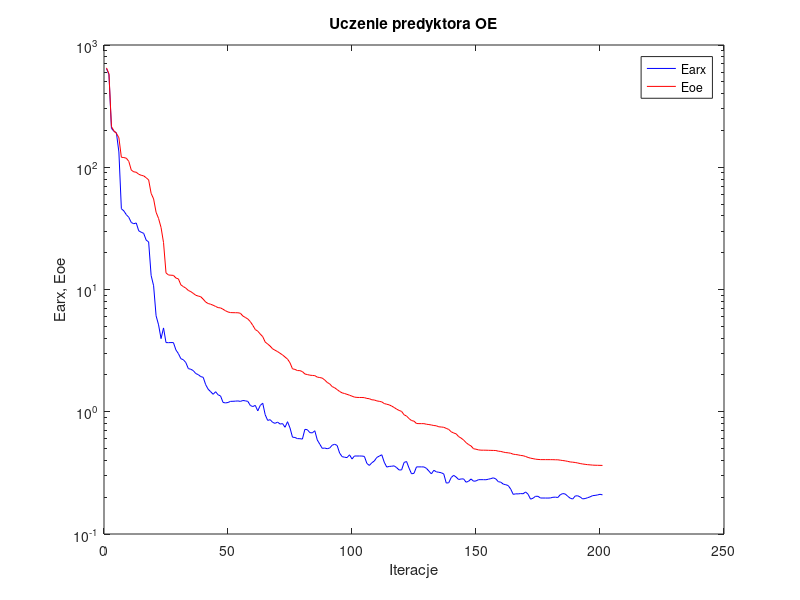
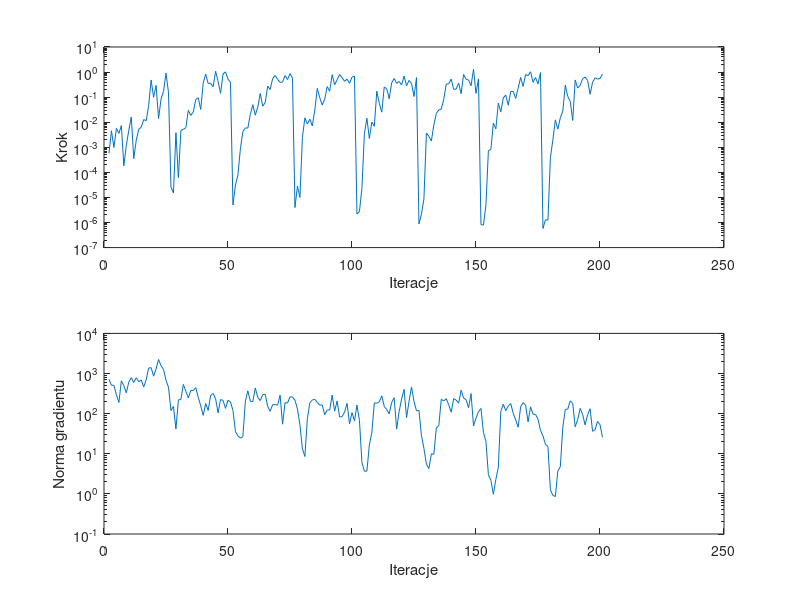

The MATLAB script that drew these images, in order:
%uczenie predyktora oe
clear all;
n=0; farx(n+1)=6.413184e+002; foe(n+1)=6.498703e+002; wspucz(n+1)=0.000000e+000; ng(n+1)=0.000000e+000;
%odnowa zmiennej metryki
n=1; farx(n+1)=5.728220e+002; foe(n+1)=5.810238e+002; krok(n+1)=5.757831e-004; ng(n+1)=7.176295e+002;
n=2; farx(n+1)=2.084402e+002; foe(n+1)=2.152656e+002; krok(n+1)=4.579955e-003; ng(n+1)=5.093908e+002;
n=3; farx(n+1)=1.968839e+002; foe(n+1)=1.983409e+002; krok(n+1)=9.854180e-004; ng(n+1)=5.069627e+002;
n=4; farx(n+1)=1.912696e+002; foe(n+1)=1.893843e+002; krok(n+1)=5.699196e-003; ng(n+1)=2.950055e+002;
n=5; farx(n+1)=1.334784e+002; foe(n+1)=1.744482e+002; krok(n+1)=3.568597e-003; ng(n+1)=1.897969e+002;
n=6; farx(n+1)=4.578270e+001; foe(n+1)=1.206954e+002; krok(n+1)=7.321912e-003; ng(n+1)=6.571723e+002;
n=7; farx(n+1)=4.394525e+001; foe(n+1)=1.200280e+002; krok(n+1)=1.828020e-004; ng(n+1)=4.971496e+002;
n=8; farx(n+1)=4.094405e+001; foe(n+1)=1.185875e+002; krok(n+1)=1.190370e-003; ng(n+1)=3.298694e+002;
n=9; farx(n+1)=3.893311e+001; foe(n+1)=1.117061e+002; krok(n+1)=4.800362e-003; ng(n+1)=6.114829e+002;
n=10; farx(n+1)=3.532583e+001; foe(n+1)=9.477717e+001; krok(n+1)=1.615205e-002; ng(n+1)=7.878849e+002;
n=11; farx(n+1)=3.451092e+001; foe(n+1)=9.175937e+001; krok(n+1)=3.534472e-004; ng(n+1)=5.981234e+002;
n=12; farx(n+1)=3.500928e+001; foe(n+1)=9.104083e+001; krok(n+1)=1.896397e-003; ng(n+1)=7.862530e+002;
n=13; farx(n+1)=3.019307e+001; foe(n+1)=8.764636e+001; krok(n+1)=5.242823e-003; ng(n+1)=6.218894e+002;
n=14; farx(n+1)=2.941239e+001; foe(n+1)=8.599276e+001; krok(n+1)=6.319511e-003; ng(n+1)=6.906441e+002;
n=15; farx(n+1)=2.879084e+001; foe(n+1)=8.500277e+001; krok(n+1)=1.276026e-002; ng(n+1)=4.612116e+002;
n=16; farx(n+1)=2.536989e+001; foe(n+1)=8.208123e+001; krok(n+1)=1.142218e-002; ng(n+1)=6.954795e+002;
n=17; farx(n+1)=2.449081e+001; foe(n+1)=7.882184e+001; krok(n+1)=4.568872e-002; ng(n+1)=1.369242e+003;
n=18; farx(n+1)=1.303702e+001; foe(n+1)=6.115636e+001; krok(n+1)=4.842714e-001; ng(n+1)=1.400093e+003;
n=19; farx(n+1)=1.072883e+001; foe(n+1)=5.510047e+001; krok(n+1)=9.907791e-002; ng(n+1)=8.580306e+002;
n=20; farx(n+1)=6.095506e+000; foe(n+1)=4.283748e+001; krok(n+1)=2.957090e-001; ng(n+1)=1.312279e+003;
n=21; farx(n+1)=5.139976e+000; foe(n+1)=3.810734e+001; krok(n+1)=1.405854e-002; ng(n+1)=2.229781e+003;
n=22; farx(n+1)=3.965099e+000; foe(n+1)=3.219495e+001; krok(n+1)=8.436372e-002; ng(n+1)=1.567233e+003;
n=23; farx(n+1)=4.849141e+000; foe(n+1)=2.421587e+001; krok(n+1)=1.695040e-001; ng(n+1)=1.263775e+003;
n=24; farx(n+1)=3.678547e+000; foe(n+1)=1.367638e+001; krok(n+1)=9.145402e-001; ng(n+1)=6.789131e+002;
n=25; farx(n+1)=3.674630e+000; foe(n+1)=1.314333e+001; krok(n+1)=1.548452e-001; ng(n+1)=4.558446e+002;
%odnowa zmiennej metryki
n=26; farx(n+1)=3.681377e+000; foe(n+1)=1.309095e+001; krok(n+1)=2.605170e-005; ng(n+1)=1.192447e+002;
n=27; farx(n+1)=3.676974e+000; foe(n+1)=1.304676e+001; krok(n+1)=1.506473e-005; ng(n+1)=1.527551e+002;
n=28; farx(n+1)=3.203271e+000; foe(n+1)=1.241196e+001; krok(n+1)=3.813159e-003; ng(n+1)=4.132224e+001;
n=29; farx(n+1)=2.988688e+000; foe(n+1)=1.221409e+001; krok(n+1)=6.158863e-005; ng(n+1)=2.207856e+002;
n=30; farx(n+1)=2.715106e+000; foe(n+1)=1.090889e+001; krok(n+1)=4.723705e-003; ng(n+1)=2.248238e+002;
n=31; farx(n+1)=2.664568e+000; foe(n+1)=1.056155e+001; krok(n+1)=5.214527e-003; ng(n+1)=5.352660e+002;
n=32; farx(n+1)=2.523206e+000; foe(n+1)=1.025350e+001; krok(n+1)=6.035177e-003; ng(n+1)=3.588121e+002;
n=33; farx(n+1)=2.254338e+000; foe(n+1)=9.823736e+000; krok(n+1)=2.991958e-002; ng(n+1)=2.457737e+002;
n=34; farx(n+1)=2.225837e+000; foe(n+1)=9.605945e+000; krok(n+1)=1.865725e-002; ng(n+1)=3.783215e+002;
n=35; farx(n+1)=2.170990e+000; foe(n+1)=9.297936e+000; krok(n+1)=2.549876e-002; ng(n+1)=3.769349e+002;
n=36; farx(n+1)=2.053225e+000; foe(n+1)=8.973859e+000; krok(n+1)=8.100548e-002; ng(n+1)=4.435906e+002;
n=37; farx(n+1)=2.012635e+000; foe(n+1)=8.839164e+000; krok(n+1)=9.451019e-002; ng(n+1)=2.551247e+002;
n=38; farx(n+1)=1.938704e+000; foe(n+1)=8.730925e+000; krok(n+1)=3.230410e-002; ng(n+1)=1.561702e+002;
n=39; farx(n+1)=1.913868e+000; foe(n+1)=8.334831e+000; krok(n+1)=3.691454e-001; ng(n+1)=9.058008e+001;
n=40; farx(n+1)=1.665155e+000; foe(n+1)=7.896033e+000; krok(n+1)=8.300996e-001; ng(n+1)=1.780484e+002;
n=41; farx(n+1)=1.528043e+000; foe(n+1)=7.680524e+000; krok(n+1)=3.477470e-001; ng(n+1)=1.201340e+002;
n=42; farx(n+1)=1.459686e+000; foe(n+1)=7.577548e+000; krok(n+1)=3.589327e-001; ng(n+1)=2.848487e+002;
n=43; farx(n+1)=1.388873e+000; foe(n+1)=7.436770e+000; krok(n+1)=2.591726e-001; ng(n+1)=3.189459e+002;
n=44; farx(n+1)=1.458373e+000; foe(n+1)=7.268323e+000; krok(n+1)=1.080767e+000; ng(n+1)=2.343562e+002;
n=45; farx(n+1)=1.376516e+000; foe(n+1)=7.109938e+000; krok(n+1)=4.228884e-001; ng(n+1)=1.045031e+002;
n=46; farx(n+1)=1.346244e+000; foe(n+1)=7.068893e+000; krok(n+1)=1.420059e-001; ng(n+1)=2.251859e+002;
n=47; farx(n+1)=1.191691e+000; foe(n+1)=6.893223e+000; krok(n+1)=8.426513e-001; ng(n+1)=2.125413e+002;
n=48; farx(n+1)=1.181162e+000; foe(n+1)=6.700253e+000; krok(n+1)=1.021678e+000; ng(n+1)=1.354563e+002;
n=49; farx(n+1)=1.190331e+000; foe(n+1)=6.547712e+000; krok(n+1)=5.202472e-001; ng(n+1)=2.155412e+002;
n=50; farx(n+1)=1.216265e+000; foe(n+1)=6.475354e+000; krok(n+1)=3.916031e-001; ng(n+1)=1.949438e+002;
%odnowa zmiennej metryki
n=51; farx(n+1)=1.217856e+000; foe(n+1)=6.463413e+000; krok(n+1)=4.977768e-006; ng(n+1)=1.196851e+002;
n=52; farx(n+1)=1.221492e+000; foe(n+1)=6.458211e+000; krok(n+1)=3.098353e-005; ng(n+1)=3.555681e+001;
n=53; farx(n+1)=1.225960e+000; foe(n+1)=6.451578e+000; krok(n+1)=7.907676e-005; ng(n+1)=2.802859e+001;
n=54; farx(n+1)=1.215521e+000; foe(n+1)=6.392115e+000; krok(n+1)=8.759836e-004; ng(n+1)=2.445250e+001;
n=55; farx(n+1)=1.235983e+000; foe(n+1)=6.066836e+000; krok(n+1)=4.243311e-003; ng(n+1)=2.701909e+001;
n=56; farx(n+1)=1.228290e+000; foe(n+1)=5.907441e+000; krok(n+1)=5.945944e-003; ng(n+1)=2.047500e+002;
n=57; farx(n+1)=1.215674e+000; foe(n+1)=5.733555e+000; krok(n+1)=5.819038e-003; ng(n+1)=3.709620e+002;
n=58; farx(n+1)=1.125714e+000; foe(n+1)=5.461886e+000; krok(n+1)=2.051314e-002; ng(n+1)=2.035314e+002;
n=59; farx(n+1)=1.102566e+000; foe(n+1)=5.089184e+000; krok(n+1)=5.004260e-002; ng(n+1)=1.995148e+002;
n=60; farx(n+1)=1.127867e+000; foe(n+1)=4.706169e+000; krok(n+1)=1.911063e-002; ng(n+1)=4.362135e+002;
n=61; farx(n+1)=1.016550e+000; foe(n+1)=4.560851e+000; krok(n+1)=4.002904e-002; ng(n+1)=2.561377e+002;
n=62; farx(n+1)=1.126285e+000; foe(n+1)=4.323437e+000; krok(n+1)=1.400181e-001; ng(n+1)=2.111860e+002;
n=63; farx(n+1)=1.174922e+000; foe(n+1)=4.114276e+000; krok(n+1)=4.356626e-002; ng(n+1)=2.975144e+002;
n=64; farx(n+1)=9.451400e-001; foe(n+1)=3.717335e+000; krok(n+1)=6.045742e-002; ng(n+1)=3.044377e+002;
n=65; farx(n+1)=8.498634e-001; foe(n+1)=3.581249e+000; krok(n+1)=2.762177e-001; ng(n+1)=1.523956e+002;
n=66; farx(n+1)=8.613216e-001; foe(n+1)=3.441864e+000; krok(n+1)=2.013997e-001; ng(n+1)=1.143612e+002;
n=67; farx(n+1)=8.185830e-001; foe(n+1)=3.268741e+000; krok(n+1)=5.481842e-001; ng(n+1)=1.668771e+002;
n=68; farx(n+1)=8.041642e-001; foe(n+1)=3.183547e+000; krok(n+1)=7.386536e-001; ng(n+1)=1.682831e+002;
n=69; farx(n+1)=8.231964e-001; foe(n+1)=3.104394e+000; krok(n+1)=5.107206e-001; ng(n+1)=1.627567e+002;
n=70; farx(n+1)=7.927828e-001; foe(n+1)=3.007310e+000; krok(n+1)=3.886554e-001; ng(n+1)=2.887407e+002;
n=71; farx(n+1)=8.000862e-001; foe(n+1)=2.915580e+000; krok(n+1)=3.996341e-001; ng(n+1)=5.462579e+001;
n=72; farx(n+1)=7.465086e-001; foe(n+1)=2.802509e+000; krok(n+1)=7.178655e-001; ng(n+1)=1.880152e+002;
n=73; farx(n+1)=8.291908e-001; foe(n+1)=2.696280e+000; krok(n+1)=5.015999e-001; ng(n+1)=1.838224e+002;
n=74; farx(n+1)=7.370311e-001; foe(n+1)=2.514151e+000; krok(n+1)=8.649503e-001; ng(n+1)=2.629087e+002;
n=75; farx(n+1)=6.194859e-001; foe(n+1)=2.244791e+000; krok(n+1)=5.736932e-001; ng(n+1)=2.597587e+002;
%odnowa zmiennej metryki
n=76; farx(n+1)=6.159637e-001; foe(n+1)=2.220630e+000; krok(n+1)=3.954660e-006; ng(n+1)=2.165342e+002;
n=77; farx(n+1)=6.029497e-001; foe(n+1)=2.171954e+000; krok(n+1)=2.809223e-005; ng(n+1)=1.306642e+002;
n=78; farx(n+1)=6.021364e-001; foe(n+1)=2.169117e+000; krok(n+1)=9.999543e-006; ng(n+1)=5.286783e+001;
n=79; farx(n+1)=5.976825e-001; foe(n+1)=2.130213e+000; krok(n+1)=2.456077e-003; ng(n+1)=1.331639e+001;
n=80; farx(n+1)=7.179694e-001; foe(n+1)=2.036344e+000; krok(n+1)=1.496365e-002; ng(n+1)=8.535600e+000;
n=81; farx(n+1)=7.130456e-001; foe(n+1)=2.015269e+000; krok(n+1)=8.486623e-003; ng(n+1)=7.474441e+001;
n=82; farx(n+1)=6.748273e-001; foe(n+1)=1.991400e+000; krok(n+1)=1.321526e-002; ng(n+1)=1.857950e+002;
n=83; farx(n+1)=6.719307e-001; foe(n+1)=1.982084e+000; krok(n+1)=7.119007e-003; ng(n+1)=2.192976e+002;
n=84; farx(n+1)=6.990782e-001; foe(n+1)=1.974658e+000; krok(n+1)=3.068686e-002; ng(n+1)=2.279084e+002;
n=85; farx(n+1)=5.879271e-001; foe(n+1)=1.920514e+000; krok(n+1)=2.230542e-001; ng(n+1)=1.907664e+002;
n=86; farx(n+1)=5.432069e-001; foe(n+1)=1.904646e+000; krok(n+1)=9.513510e-002; ng(n+1)=1.636554e+002;
n=87; farx(n+1)=5.020115e-001; foe(n+1)=1.885428e+000; krok(n+1)=4.834060e-002; ng(n+1)=1.636369e+002;
n=88; farx(n+1)=5.046352e-001; foe(n+1)=1.818494e+000; krok(n+1)=8.343059e-002; ng(n+1)=9.432277e+001;
n=89; farx(n+1)=4.985597e-001; foe(n+1)=1.737024e+000; krok(n+1)=2.656312e-001; ng(n+1)=1.232749e+002;
n=90; farx(n+1)=5.049428e-001; foe(n+1)=1.690492e+000; krok(n+1)=1.722157e-001; ng(n+1)=1.228696e+002;
n=91; farx(n+1)=5.324991e-001; foe(n+1)=1.606938e+000; krok(n+1)=7.808753e-001; ng(n+1)=2.902850e+002;
n=92; farx(n+1)=5.420431e-001; foe(n+1)=1.570974e+000; krok(n+1)=3.119600e-001; ng(n+1)=1.152171e+002;
n=93; farx(n+1)=5.304726e-001; foe(n+1)=1.518543e+000; krok(n+1)=4.904031e-001; ng(n+1)=2.066675e+002;
n=94; farx(n+1)=4.594967e-001; foe(n+1)=1.465202e+000; krok(n+1)=8.083004e-001; ng(n+1)=8.272303e+001;
n=95; farx(n+1)=4.294769e-001; foe(n+1)=1.427632e+000; krok(n+1)=5.970321e-001; ng(n+1)=8.406849e+001;
n=96; farx(n+1)=4.246345e-001; foe(n+1)=1.409950e+000; krok(n+1)=4.268310e-001; ng(n+1)=1.088604e+002;
n=97; farx(n+1)=4.218114e-001; foe(n+1)=1.387995e+000; krok(n+1)=5.242150e-001; ng(n+1)=1.803680e+002;
n=98; farx(n+1)=4.444961e-001; foe(n+1)=1.365798e+000; krok(n+1)=3.550835e-001; ng(n+1)=5.600458e+001;
n=99; farx(n+1)=4.108404e-001; foe(n+1)=1.341205e+000; krok(n+1)=6.287558e-001; ng(n+1)=1.063932e+002;
n=100; farx(n+1)=4.347062e-001; foe(n+1)=1.317775e+000; krok(n+1)=6.930078e-001; ng(n+1)=6.604890e+001;
%odnowa zmiennej metryki
n=101; farx(n+1)=4.344694e-001; foe(n+1)=1.310257e+000; krok(n+1)=2.208309e-006; ng(n+1)=1.630625e+002;
n=102; farx(n+1)=4.345671e-001; foe(n+1)=1.308221e+000; krok(n+1)=2.732928e-006; ng(n+1)=6.791852e+001;
n=103; farx(n+1)=4.343284e-001; foe(n+1)=1.308146e+000; krok(n+1)=2.352777e-005; ng(n+1)=6.091515e+000;
n=104; farx(n+1)=4.311135e-001; foe(n+1)=1.304422e+000; krok(n+1)=3.572423e-003; ng(n+1)=3.648812e+000;
n=105; farx(n+1)=3.775525e-001; foe(n+1)=1.285132e+000; krok(n+1)=1.448480e-002; ng(n+1)=3.702386e+000;
n=106; farx(n+1)=3.639401e-001; foe(n+1)=1.278626e+000; krok(n+1)=2.237046e-003; ng(n+1)=1.649102e+001;
n=107; farx(n+1)=3.825115e-001; foe(n+1)=1.252982e+000; krok(n+1)=1.023953e-002; ng(n+1)=3.373769e+001;
n=108; farx(n+1)=3.955676e-001; foe(n+1)=1.247547e+000; krok(n+1)=6.854056e-003; ng(n+1)=1.837387e+002;
n=109; farx(n+1)=4.232641e-001; foe(n+1)=1.227052e+000; krok(n+1)=1.728699e-001; ng(n+1)=1.822336e+002;
n=110; farx(n+1)=4.333747e-001; foe(n+1)=1.216805e+000; krok(n+1)=5.722022e-002; ng(n+1)=1.973386e+002;
n=111; farx(n+1)=4.447998e-001; foe(n+1)=1.204499e+000; krok(n+1)=2.527804e-002; ng(n+1)=2.785378e+002;
n=112; farx(n+1)=3.868028e-001; foe(n+1)=1.167465e+000; krok(n+1)=2.543102e-001; ng(n+1)=1.512109e+002;
n=113; farx(n+1)=3.528341e-001; foe(n+1)=1.152000e+000; krok(n+1)=2.158836e-001; ng(n+1)=1.253354e+002;
n=114; farx(n+1)=3.571096e-001; foe(n+1)=1.138857e+000; krok(n+1)=8.662598e-002; ng(n+1)=9.891603e+001;
n=115; farx(n+1)=3.584480e-001; foe(n+1)=1.112723e+000; krok(n+1)=3.730916e-001; ng(n+1)=1.910166e+002;
n=116; farx(n+1)=3.608927e-001; foe(n+1)=1.083852e+000; krok(n+1)=5.520515e-001; ng(n+1)=2.489155e+002;
n=117; farx(n+1)=3.490891e-001; foe(n+1)=1.049921e+000; krok(n+1)=3.556863e-001; ng(n+1)=4.115447e+001;
n=118; farx(n+1)=3.339587e-001; foe(n+1)=1.025534e+000; krok(n+1)=4.206609e-001; ng(n+1)=1.127931e+002;
n=119; farx(n+1)=3.344506e-001; foe(n+1)=1.005876e+000; krok(n+1)=3.060754e-001; ng(n+1)=2.307177e+002;
n=120; farx(n+1)=3.850642e-001; foe(n+1)=9.446697e-001; krok(n+1)=6.912919e-001; ng(n+1)=4.024385e+002;
n=121; farx(n+1)=3.915883e-001; foe(n+1)=9.221546e-001; krok(n+1)=2.833785e-001; ng(n+1)=7.940734e+001;
n=122; farx(n+1)=3.459771e-001; foe(n+1)=8.793943e-001; krok(n+1)=4.635137e-001; ng(n+1)=2.041856e+002;
n=123; farx(n+1)=3.106864e-001; foe(n+1)=8.473957e-001; krok(n+1)=3.505976e-001; ng(n+1)=4.628042e+002;
n=124; farx(n+1)=3.137115e-001; foe(n+1)=8.373997e-001; krok(n+1)=1.057221e-001; ng(n+1)=2.026421e+002;
n=125; farx(n+1)=3.539634e-001; foe(n+1)=8.014741e-001; krok(n+1)=6.026971e-001; ng(n+1)=1.179332e+002;
%odnowa zmiennej metryki
n=126; farx(n+1)=3.540017e-001; foe(n+1)=7.996791e-001; krok(n+1)=8.833172e-007; ng(n+1)=1.199477e+002;
n=127; farx(n+1)=3.539951e-001; foe(n+1)=7.994621e-001; krok(n+1)=2.125299e-006; ng(n+1)=2.878100e+001;
n=128; farx(n+1)=3.536821e-001; foe(n+1)=7.993021e-001; krok(n+1)=8.829868e-006; ng(n+1)=1.361733e+001;
n=129; farx(n+1)=3.446486e-001; foe(n+1)=7.907518e-001; krok(n+1)=3.677109e-003; ng(n+1)=5.529353e+000;
n=130; farx(n+1)=3.271612e-001; foe(n+1)=7.858075e-001; krok(n+1)=2.739044e-003; ng(n+1)=4.276045e+000;
n=131; farx(n+1)=3.102634e-001; foe(n+1)=7.794710e-001; krok(n+1)=1.779489e-003; ng(n+1)=9.981304e+000;
n=132; farx(n+1)=3.321352e-001; foe(n+1)=7.715653e-001; krok(n+1)=7.741423e-003; ng(n+1)=9.668212e+000;
n=133; farx(n+1)=3.224362e-001; foe(n+1)=7.676784e-001; krok(n+1)=2.252562e-002; ng(n+1)=4.373876e+001;
n=134; farx(n+1)=3.198362e-001; foe(n+1)=7.533805e-001; krok(n+1)=3.104538e-002; ng(n+1)=5.081710e+001;
n=135; farx(n+1)=3.169901e-001; foe(n+1)=7.502504e-001; krok(n+1)=3.344126e-002; ng(n+1)=2.273070e+002;
n=136; farx(n+1)=3.099399e-001; foe(n+1)=7.464542e-001; krok(n+1)=8.191626e-002; ng(n+1)=2.065963e+002;
n=137; farx(n+1)=2.610124e-001; foe(n+1)=7.311109e-001; krok(n+1)=3.310405e-001; ng(n+1)=2.361871e+002;
n=138; farx(n+1)=2.624356e-001; foe(n+1)=7.169093e-001; krok(n+1)=3.388186e-001; ng(n+1)=1.666189e+002;
n=139; farx(n+1)=2.897357e-001; foe(n+1)=6.857989e-001; krok(n+1)=5.231840e-001; ng(n+1)=1.087882e+002;
n=140; farx(n+1)=3.020187e-001; foe(n+1)=6.703567e-001; krok(n+1)=2.032965e-001; ng(n+1)=2.377174e+002;
n=141; farx(n+1)=2.921035e-001; foe(n+1)=6.595365e-001; krok(n+1)=2.104484e-001; ng(n+1)=2.178826e+002;
n=142; farx(n+1)=2.791225e-001; foe(n+1)=6.262168e-001; krok(n+1)=3.636509e-001; ng(n+1)=1.822397e+002;
n=143; farx(n+1)=2.819404e-001; foe(n+1)=6.087988e-001; krok(n+1)=1.372911e-001; ng(n+1)=3.821005e+002;
n=144; farx(n+1)=2.824064e-001; foe(n+1)=5.870475e-001; krok(n+1)=8.008859e-001; ng(n+1)=2.446071e+002;
n=145; farx(n+1)=2.651881e-001; foe(n+1)=5.590498e-001; krok(n+1)=5.166865e-001; ng(n+1)=2.223436e+002;
n=146; farx(n+1)=2.699764e-001; foe(n+1)=5.390026e-001; krok(n+1)=4.837349e-001; ng(n+1)=1.403891e+002;
n=147; farx(n+1)=2.820609e-001; foe(n+1)=5.250164e-001; krok(n+1)=2.847814e-001; ng(n+1)=3.168127e+002;
n=148; farx(n+1)=2.703388e-001; foe(n+1)=4.981362e-001; krok(n+1)=1.289896e+000; ng(n+1)=4.927671e+001;
n=149; farx(n+1)=2.716016e-001; foe(n+1)=4.939686e-001; krok(n+1)=1.416892e-001; ng(n+1)=7.695031e+001;
n=150; farx(n+1)=2.782057e-001; foe(n+1)=4.875279e-001; krok(n+1)=5.344503e-001; ng(n+1)=1.120102e+002;
%odnowa zmiennej metryki
n=151; farx(n+1)=2.782834e-001; foe(n+1)=4.850764e-001; krok(n+1)=8.275305e-007; ng(n+1)=1.346644e+002;
n=152; farx(n+1)=2.782170e-001; foe(n+1)=4.848773e-001; krok(n+1)=7.883974e-007; ng(n+1)=3.410142e+001;
n=153; farx(n+1)=2.778559e-001; foe(n+1)=4.846175e-001; krok(n+1)=5.062902e-006; ng(n+1)=2.040809e+001;
n=154; farx(n+1)=2.807036e-001; foe(n+1)=4.838589e-001; krok(n+1)=7.383609e-004; ng(n+1)=2.996849e+000;
n=155; farx(n+1)=2.839159e-001; foe(n+1)=4.832199e-001; krok(n+1)=8.178849e-004; ng(n+1)=2.177972e+000;
n=156; farx(n+1)=2.880995e-001; foe(n+1)=4.825732e-001; krok(n+1)=9.212529e-003; ng(n+1)=9.817312e-001;
n=157; farx(n+1)=2.819859e-001; foe(n+1)=4.817943e-001; krok(n+1)=5.414124e-003; ng(n+1)=2.281230e+000;
n=158; farx(n+1)=2.678159e-001; foe(n+1)=4.758531e-001; krok(n+1)=5.801457e-002; ng(n+1)=4.678148e+000;
n=159; farx(n+1)=2.653312e-001; foe(n+1)=4.736773e-001; krok(n+1)=2.580064e-002; ng(n+1)=1.137306e+002;
n=160; farx(n+1)=2.558625e-001; foe(n+1)=4.678117e-001; krok(n+1)=9.326072e-002; ng(n+1)=1.718218e+002;
n=161; farx(n+1)=2.530227e-001; foe(n+1)=4.635075e-001; krok(n+1)=1.213694e-001; ng(n+1)=1.186298e+002;
n=162; farx(n+1)=2.489414e-001; foe(n+1)=4.613740e-001; krok(n+1)=4.785778e-002; ng(n+1)=1.543496e+002;
n=163; farx(n+1)=2.328696e-001; foe(n+1)=4.577404e-001; krok(n+1)=1.663330e-001; ng(n+1)=1.785789e+002;
n=164; farx(n+1)=2.109433e-001; foe(n+1)=4.496018e-001; krok(n+1)=1.694093e-001; ng(n+1)=1.019803e+002;
n=165; farx(n+1)=2.131049e-001; foe(n+1)=4.468251e-001; krok(n+1)=8.877087e-002; ng(n+1)=6.961228e+001;
n=166; farx(n+1)=2.128811e-001; foe(n+1)=4.438648e-001; krok(n+1)=2.295125e-001; ng(n+1)=4.612515e+001;
n=167; farx(n+1)=2.141105e-001; foe(n+1)=4.391815e-001; krok(n+1)=6.094694e-001; ng(n+1)=1.482256e+002;
n=168; farx(n+1)=2.134762e-001; foe(n+1)=4.369405e-001; krok(n+1)=2.672252e-001; ng(n+1)=1.885305e+002;
n=169; farx(n+1)=2.207467e-001; foe(n+1)=4.304531e-001; krok(n+1)=7.926233e-001; ng(n+1)=1.624885e+002;
n=170; farx(n+1)=2.114463e-001; foe(n+1)=4.229113e-001; krok(n+1)=7.178738e-001; ng(n+1)=6.225577e+001;
n=171; farx(n+1)=1.927679e-001; foe(n+1)=4.171596e-001; krok(n+1)=1.026961e+000; ng(n+1)=1.478013e+002;
n=172; farx(n+1)=1.962601e-001; foe(n+1)=4.135374e-001; krok(n+1)=3.923690e-001; ng(n+1)=9.687813e+001;
n=173; farx(n+1)=2.034933e-001; foe(n+1)=4.094665e-001; krok(n+1)=6.063266e-001; ng(n+1)=9.560402e+001;
n=174; farx(n+1)=2.033403e-001; foe(n+1)=4.074612e-001; krok(n+1)=3.354651e-001; ng(n+1)=7.275223e+001;
n=175; farx(n+1)=1.969778e-001; foe(n+1)=4.059840e-001; krok(n+1)=9.512526e-001; ng(n+1)=3.847337e+001;
%odnowa zmiennej metryki
n=176; farx(n+1)=1.969552e-001; foe(n+1)=4.058936e-001; krok(n+1)=5.788912e-007; ng(n+1)=2.801382e+001;
n=177; farx(n+1)=1.969031e-001; foe(n+1)=4.058321e-001; krok(n+1)=1.283643e-006; ng(n+1)=1.714057e+001;
n=178; farx(n+1)=1.968003e-001; foe(n+1)=4.057741e-001; krok(n+1)=1.250834e-006; ng(n+1)=1.525067e+001;
n=179; farx(n+1)=1.972489e-001; foe(n+1)=4.056888e-001; krok(n+1)=3.870864e-004; ng(n+1)=1.263503e+000;
n=180; farx(n+1)=1.996555e-001; foe(n+1)=4.055309e-001; krok(n+1)=2.013418e-003; ng(n+1)=9.192931e-001;
n=181; farx(n+1)=2.002199e-001; foe(n+1)=4.047580e-001; krok(n+1)=1.238474e-002; ng(n+1)=8.593765e-001;
n=182; farx(n+1)=1.988801e-001; foe(n+1)=4.044639e-001; krok(n+1)=5.296999e-003; ng(n+1)=3.770143e+000;
n=183; farx(n+1)=2.098132e-001; foe(n+1)=4.017250e-001; krok(n+1)=1.500600e-002; ng(n+1)=4.748053e+000;
n=184; farx(n+1)=2.141316e-001; foe(n+1)=3.989917e-001; krok(n+1)=2.788178e-002; ng(n+1)=4.552421e+001;
n=185; farx(n+1)=2.123673e-001; foe(n+1)=3.964595e-001; krok(n+1)=2.975933e-001; ng(n+1)=1.274977e+002;
n=186; farx(n+1)=2.033788e-001; foe(n+1)=3.927292e-001; krok(n+1)=1.067078e-001; ng(n+1)=1.296335e+002;
n=187; farx(n+1)=1.962343e-001; foe(n+1)=3.884611e-001; krok(n+1)=6.774452e-002; ng(n+1)=2.081242e+002;
n=188; farx(n+1)=1.932096e-001; foe(n+1)=3.868539e-001; krok(n+1)=1.170476e-002; ng(n+1)=1.806424e+002;
n=189; farx(n+1)=2.047407e-001; foe(n+1)=3.845029e-001; krok(n+1)=4.837349e-001; ng(n+1)=4.701634e+001;
n=190; farx(n+1)=2.054826e-001; foe(n+1)=3.810778e-001; krok(n+1)=2.295125e-001; ng(n+1)=7.142120e+001;
n=191; farx(n+1)=2.008597e-001; foe(n+1)=3.770132e-001; krok(n+1)=2.965231e-001; ng(n+1)=1.350042e+002;
n=192; farx(n+1)=1.937922e-001; foe(n+1)=3.738434e-001; krok(n+1)=5.431439e-001; ng(n+1)=9.553941e+001;
n=193; farx(n+1)=1.949675e-001; foe(n+1)=3.714605e-001; krok(n+1)=6.321212e-001; ng(n+1)=5.245915e+001;
n=194; farx(n+1)=1.980942e-001; foe(n+1)=3.691608e-001; krok(n+1)=4.681360e-001; ng(n+1)=9.373106e+001;
n=195; farx(n+1)=2.012744e-001; foe(n+1)=3.678038e-001; krok(n+1)=1.300904e-001; ng(n+1)=1.324705e+002;
n=196; farx(n+1)=2.059128e-001; foe(n+1)=3.660823e-001; krok(n+1)=3.885953e-001; ng(n+1)=3.640968e+001;
n=197; farx(n+1)=2.069482e-001; foe(n+1)=3.651811e-001; krok(n+1)=5.907855e-001; ng(n+1)=3.949652e+001;
n=198; farx(n+1)=2.086239e-001; foe(n+1)=3.647963e-001; krok(n+1)=5.267039e-001; ng(n+1)=6.379406e+001;
n=199; farx(n+1)=2.112246e-001; foe(n+1)=3.643222e-001; krok(n+1)=5.520515e-001; ng(n+1)=5.313095e+001;
n=200; farx(n+1)=2.091483e-001; foe(n+1)=3.638941e-001; krok(n+1)=8.252141e-001; ng(n+1)=2.579679e+001;

figure; semilogy(farx,'b'); hold on; semilogy(foe,'r'); xlabel('Iteracje'); ylabel('Earx, Eoe'); legend('Earx','Eoe'); title('Uczenie predyktora OE');
figure; subplot(2,1,1); semilogy(krok); xlabel('Iteracje'); ylabel('Krok');
subplot(2,1,2); semilogy(ng); xlabel('Iteracje'); ylabel('Norma gradientu');
Earx=farx(n+1)
Eoe=foe(n+1)
